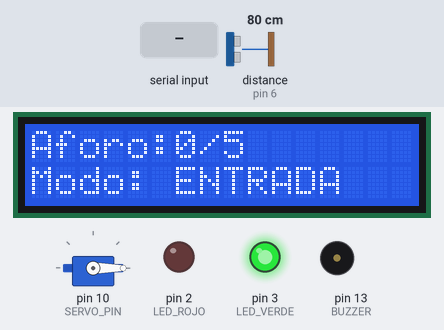
The sketch below on a simulated Arduino Uno, built with avr-gcc and run on an emulated ATmega328P. Shown: servo, 16×2 character LCD, output pins drawn as LEDs (lit = HIGH), buzzer (waves = sounding). Wiring (inferred from the names in the program): ultrasonic range finder: trigger pin 7; echo pin 6. The inputs (shaded band) are chosen by the test bench; at power-on: distance to the obstacle (sensor on pin 6) 80 cm. The echo pulse lasts 58.3 µs per cm; pins used as bus, display or sensor lines are not drawn; what the sketch prints to the serial monitor is not drawn.

Above: at 2.5 s.
2.6 s: distance to the obstacle (sensor on pin 6) set to 2 cm
At 4.0 s:
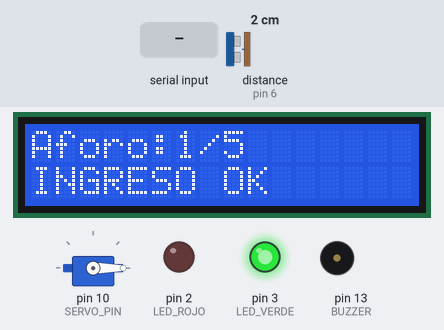
5.0 s: "IN\n" received over Serial
At 6.3 s:
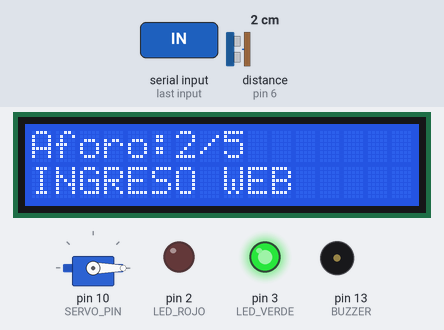
6.6 s: "OUT\n" received over Serial
At 7.9 s:
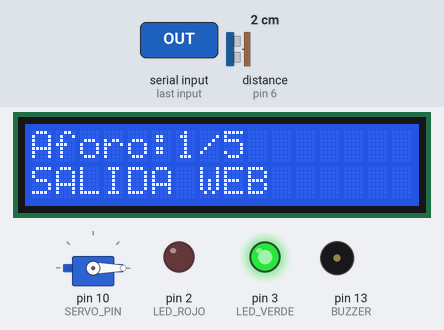
8.2 s: distance to the obstacle (sensor on pin 6) set to 35 cm
At 9.6 s:
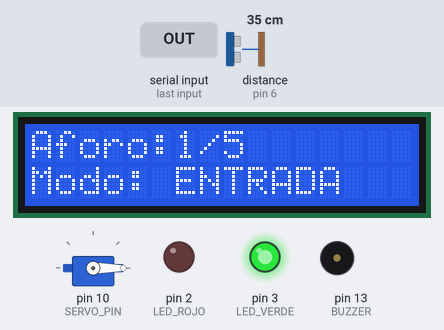
11.2 s: "RESET\n" received over Serial
At 12.5 s:
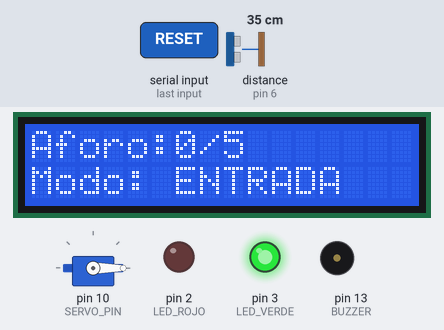
12.9 s: distance to the obstacle (sensor on pin 6) set to 4 cm
At 13.7 s:
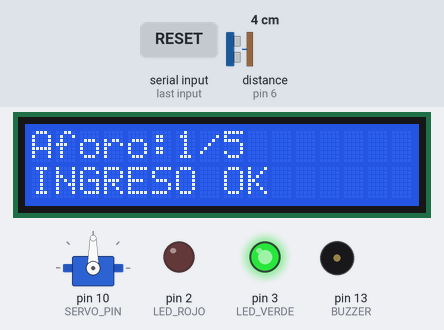
Timing chart, 0 to 15.9 s (numbered marks = the images above; inputs shaded):
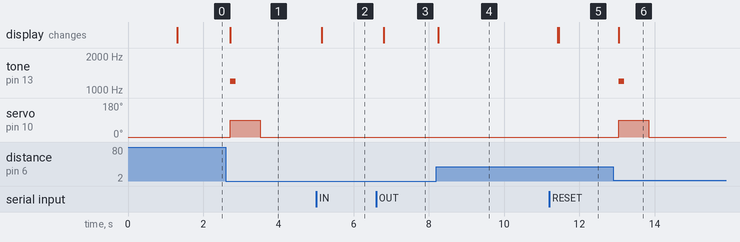

The sketch:

aforo_ti.ino
```cpp
#include <Wire.h>
#include <LiquidCrystal_I2C.h>
#include <Servo.h>

// -------- PINES --------
#define TRIG 7
#define ECHO 6
#define BUZZER 13
#define LED_VERDE 3
#define LED_ROJO 2
#define SERVO_PIN 10

// -------- OBJETOS --------
Servo barrera;
LiquidCrystal_I2C lcd(0x27, 16, 2);

// -------- CONFIG --------
const int AFORO_MAXIMO = 5;
const int DISTANCIA_DETECCION = 20;
const int DISTANCIA_LIBERACION = 30;

// -------- VARIABLES --------
int totalDetectados = 0;
int aforoActual = 0;

bool personaDetectada = false;

// Anti-rebote
unsigned long lastDetection = 0;
const int cooldown = 1500;

// -------- FUNCIONES --------

long medirDistancia()
{
  digitalWrite(TRIG, LOW);
  delayMicroseconds(2);

  digitalWrite(TRIG, HIGH);
  delayMicroseconds(10);
  digitalWrite(TRIG, LOW);

  long duracion = pulseIn(ECHO, HIGH, 30000);

  if (duracion == 0)
    return 999;

  return duracion * 0.034 / 2;
}

void mostrarLCD(const char *mensaje)
{
  lcd.clear();

  lcd.setCursor(0, 0);
  lcd.print("Aforo:");
  lcd.print(aforoActual);
  lcd.print("/");
  lcd.print(AFORO_MAXIMO);

  lcd.setCursor(0, 1);
  lcd.print(mensaje);
}

void abrirBarrera()
{
  barrera.write(90);
  delay(800);
  barrera.write(0);
}

void enviarJSON()
{
  Serial.print("{\"totalDetected\":");
  Serial.print(totalDetectados);
  Serial.print(",\"currentInside\":");
  Serial.print(aforoActual);
  Serial.println("}");
}

void procesarComandos()
{
  if (Serial.available())
  {
    String cmd = Serial.readStringUntil('\n');
    cmd.trim();

    if (cmd == "IN")
    {
      totalDetectados++;
      aforoActual++;
      actualizarEstado();
      mostrarLCD("INGRESO WEB");
      enviarJSON();
    }
    else if (cmd == "OUT")
    {
      aforoActual = max(0, aforoActual - 1);
      actualizarEstado();
      mostrarLCD("SALIDA WEB");
      enviarJSON();
    }
    else if (cmd == "RESET")
    {
      totalDetectados = 0;
      aforoActual = 0;
      actualizarEstado();
      mostrarLCD("REINICIADO");
      enviarJSON();
    }
  }
}

void actualizarEstado()
{
  if (aforoActual < AFORO_MAXIMO)
  {
    digitalWrite(LED_VERDE, HIGH);
    digitalWrite(LED_ROJO, LOW);
  }
  else
  {
    digitalWrite(LED_VERDE, LOW);
    digitalWrite(LED_ROJO, HIGH);
  }
}

// -------- SETUP --------

void setup()
{
  Serial.begin(9600);

  pinMode(TRIG, OUTPUT);
  pinMode(ECHO, INPUT);

  pinMode(BUZZER, OUTPUT);
  pinMode(LED_VERDE, OUTPUT);
  pinMode(LED_ROJO, OUTPUT);

  barrera.attach(SERVO_PIN);
  barrera.write(0);

  lcd.init();
  lcd.backlight();

  lcd.setCursor(0, 0);
  lcd.print("Sistema Aforo");
  lcd.setCursor(0, 1);
  lcd.print("Iniciando...");
  delay(1200);

  mostrarLCD("Modo: ENTRADA");

  actualizarEstado();

  enviarJSON();
}

// -------- LOOP --------

void loop()
{
  procesarComandos();

  long distancia = medirDistancia();

  // -------- DETECCION --------
  if (distancia <= DISTANCIA_DETECCION &&
      !personaDetectada &&
      millis() - lastDetection > cooldown)
  {

    personaDetectada = true;
    lastDetection = millis();

    if (aforoActual < AFORO_MAXIMO)
    {
      totalDetectados++;
      aforoActual++;

      mostrarLCD("INGRESO OK");
      tone(BUZZER, 1200, 150);

      abrirBarrera();
    }
    else
    {
      mostrarLCD("AFORO LLENO");
      tone(BUZZER, 500, 400);
    }

    actualizarEstado();
  }

  // -------- LIBERACION --------
  if (distancia >= DISTANCIA_LIBERACION)
  {
    personaDetectada = false;

    if (aforoActual < AFORO_MAXIMO)
    {
      mostrarLCD("Modo: ENTRADA");
    }
    else
    {
      mostrarLCD("AFORO LLENO");
    }
  }

  // -------- ENVIO A WEB --------
  enviarJSON();

  delay(200);
}
```

Measured:
- after the input at 2.6 s, tone on pin 13 (BUZZER): silent → 1200 Hz after 0.12 s, → silent 0.15 s later; servo on pin 10 (SERVO_PIN): 0° → 90° after 0.12 s, → 0° 0.80 s later; the display: changes after 0.12 s (image 1)
- after the input at 5.0 s, the display: changes after 0.15 s (image 2)
- after the input at 6.6 s, the display: changes after 0.20 s (image 3)
- after the input at 8.2 s, the display: changes at once (image 4)
- after the input at 11.2 s, the display: first changes after 0.23 s (image 5 shows a later state)
- after the input at 12.9 s, tone on pin 13 (BUZZER): silent → 1200 Hz after 0.15 s, → silent 0.15 s later; servo on pin 10 (SERVO_PIN): 0° → 90° after 0.15 s, → 0° 0.80 s later; the display: changes after 0.15 s (image 6)
